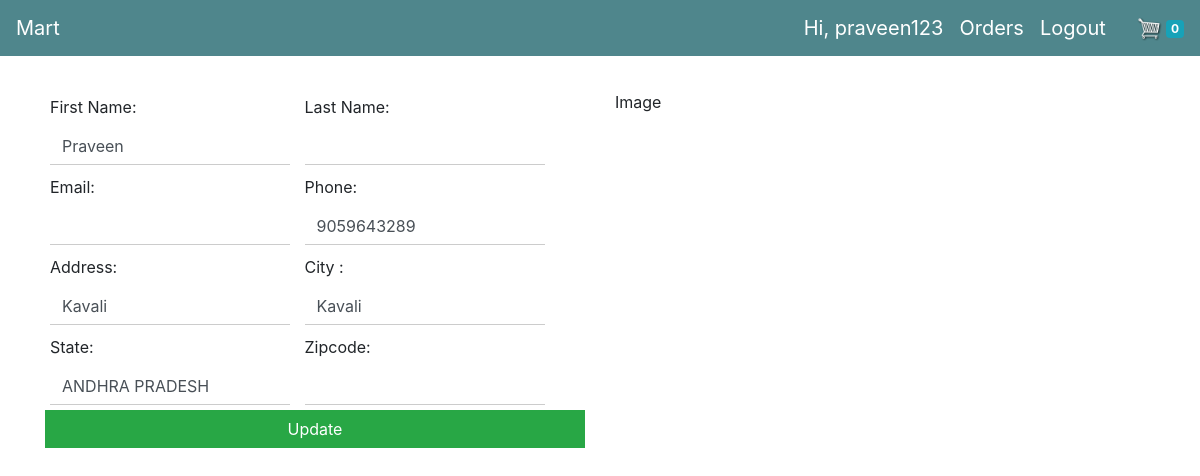
/profile/ (signed in), run on the app's committed database.
### store/models.py (models this page shows, shortened)
class UserProfile(models.Model):
    user = models.ForeignKey(User, on_delete=models.CASCADE)
    first_name = models.CharField(max_length=100,default="")
    last_name = models.CharField(max_length=100,default="")
    email = models.EmailField()
    phone = models.CharField(max_length=10)
    address = models.CharField(max_length=100)
    city = models.CharField(max_length=200, null=True)
    state = models.CharField(max_length=200, null=True)
    zipcode = models.CharField(max_length=100)
    create_at = models.DateTimeField(auto_now_add=True)
    update_at = models.DateTimeField(auto_now=True)
    class Meta:
        verbose_name_plural = 'User Profiles'

### store/views.py (the view, shortened to what this page needs)
# urls.py: path('profile/', Profile.as_view(), name="profile"),
class Profile(TemplateView):
    template_name = 'store/profile.html'
    def get_context_data(self,*args,**kwargs):
        form = UserProfileForm()
        try:
            profile = UserProfile.objects.get(user=self.request.user)
            form = UserProfileForm(instance=profile)
        except UserProfile.DoesNotExist:
            print("---[ UserProfile.DoesNotExist ]-----")
            form = UserProfileForm()
        context ={'form':form}
        return context

### store/templates/store/profile.html (shortened to what this page needs)
{% extends 'store/base.html' %}
{% load static %} {% load cart util %}
{% block content %}
<div class="row">
    <div class="col-lg-6">
        <form action="{% url 'profile' %}" method="POST">
            {% for field in form %}
            <div class="form-field">
                {{ field.label_tag  }}
                {{ field }}
            </div>
            {% endfor %}
            <input id="form-button" class="btn btn-success btn-block" type="submit" value="Update">
        </form>
    </div>
    <div class="col-lg-6">
        Image
    </div>
</div>
{% endblock content %}

### store/templates/store/base.html (shortened to what this page needs)
{% load static %}
{% load countries %}
<!DOCTYPE html>
<html>
<head>
    <link rel="stylesheet" href="https://use.fontawesome.com/releases/v5.8.1/css/all.css">
    <link rel="stylesheet" href="{% static 'css/bootstrap.min.css' %}"/>
    <link rel="stylesheet" type="text/css" href="{% static 'css/main.css' %}"/>
</head>
<body>
    <nav class="navbar navbar-expand-lg navbar-dark bg-dark">
        <a class="navbar-brand" href="{% url 'store' %}">Mart</a>
        <div class="collapse navbar-collapse" id="navbarSupportedContent">
                    {% get_country 'IN' as country %}
            <div class="form-inline my-2 my-lg-0">
                {% if user.is_authenticated %}
                    <a class="navbar-brand" href="{% url 'profile' %}">Hi, {{ user }}<span class="sr-only">(current)</span></a>
                    <a class="navbar-brand" href="{% url 'order' %}">Orders<span class="sr-only">(current)</span></a>
                    <a class="navbar-brand" href="{% url 'logout' %}">Logout<span class="sr-only">(current)</span></a>
                {% else %}
                    <a class="navbar-brand" href="{% url 'signup' %}">Signup<span class="sr-only">(current)</span></a>
                    <a class="navbar-brand" href="{% url 'login' %}">Login<span class="sr-only">(current)</span></a>
                {% endif %}
                <a href="{% url 'cart' %}">
                    <img id="cart-icon" src="{% static 'images/cart.png' %}">
                    <span class="badge badge-info">{{ request.session.cart.keys|length }}</span>
                </a>
            </div>
        </div>
    </nav>
        <div class="container">
        <br>
        {% block content %}
        {% endblock content %}
    </div>
</body>
</html>

### static/css/main.css (style rules this page uses)
.bg-dark { background-color: #4f868c!important; }
#cart-icon { width:25px; display: inline-block; margin-left: 15px; }
.col-lg-4, .col-lg-6, .col-lg-8, .col-lg-12 { margin-top: 10px; }
.btn { border-radius: 0; }
.form-field { width:250px; display: inline-block; padding: 5px; }
.form-control { box-shadow: none; border-radius: 0px; border-color: #ccc; border-style: none none solid none; width: 100%; transition: all .5s; }
.form-control::placeholder { color:transparent; }

### data on the page
UserProfile: form "Praveen" "9059643289" "Kavali" "Kavali" "ANDHRA PRADESH"

### other printed values
{{ user }} "praveen123"
{{ request.session.cart.keys|length }} "0"
{{ field.label_tag }} "First Name:" "Last Name:" "Email:" "Phone:" "Address:" "City :" "State:" "Zipcode:"
